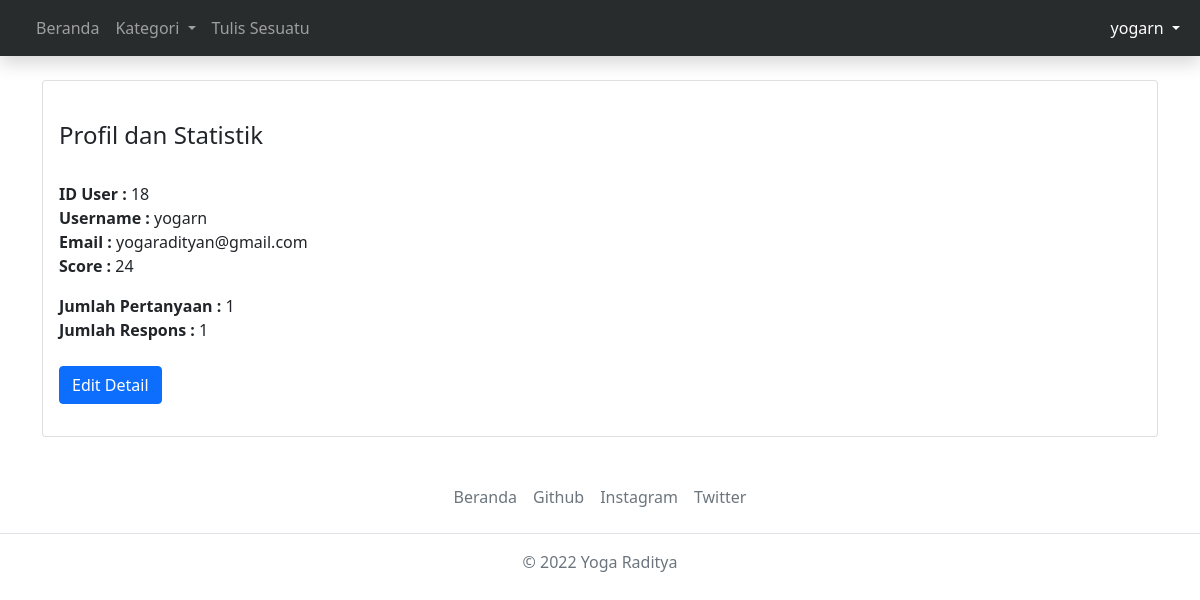
Page /profil.php (signed in) on the earlier database version.
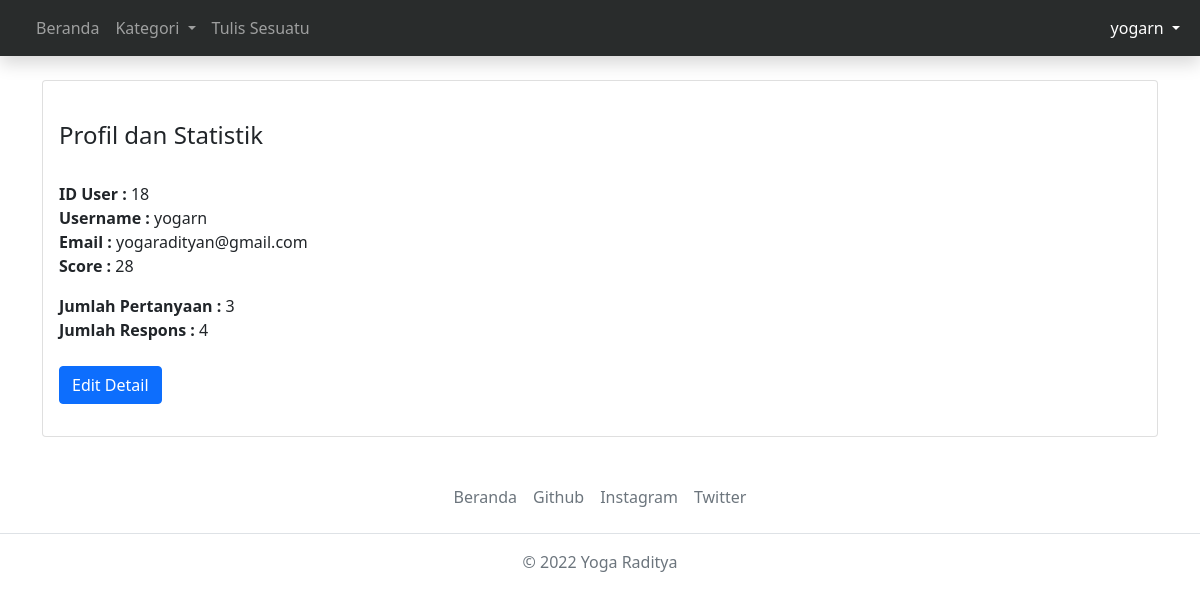
Same page on the later database version.
### tables this page shows
CREATE TABLE `users` (
  `id` int(11) NOT NULL,
  `username` varchar(255) DEFAULT NULL,
  `email` varchar(255) DEFAULT NULL,
  `password` varchar(255) DEFAULT NULL,
  `score` int(11) DEFAULT NULL,
  `admin` tinyint(1) DEFAULT NULL
);

### profil.php (the view, shortened to what this page needs)
<?php
require_once("config.php");
$username_sesi = $_SESSION["user"]["username"];
$sql = mysqli_query($link, "SELECT * FROM `users` WHERE `username`='$username_sesi'");
$row = mysqli_fetch_assoc($sql);
$user_id = $row['id'];
?>
<!DOCTYPE html>
<head>
    <link href="https://cdn.jsdelivr.net/npm/bootstrap@5.0.2/dist/css/bootstrap.min.css" rel="stylesheet">
    <link rel="stylesheet" href="css/style.css">
</head>
<body>
<nav class="navbar navbar-expand-lg navbar-dark shadow fixed-top" style="background-color: #292c2c;">
  <div class="container-fluid">
    <div class="collapse navbar-collapse" id="navbarSupportedContent">
      <ul class="navbar-nav me-auto mb-2 mb-lg-0">
        <li class="nav-item">
          <a class="nav-link" tabindex="-1" aria-disabled="true" href="index.php">Beranda</a>
        </li>
        <ul class="navbar-nav" style="">
           <li class="nav-item dropdown">
        <a class="nav-link dropdown-toggle" href="#" id="navbarDropdownMenuLink" data-bs-toggle="dropdown" aria-haspopup="true" aria-expanded="false">
          Kategori
        </a>
      </li>
    </ul>
        <li class="nav-item">
          <a class="nav-link" href="tulis.php" tabindex="-1" aria-disabled="true">Tulis Sesuatu</a>
        </li>
    </ul>
    <ul class="navbar-nav" style="">
           <li class="nav-item dropdown">
        <a class="nav-link dropdown-toggle active" href="#" id="navbarDropdownMenuLink" aria-current="page" data-bs-toggle="dropdown" aria-haspopup="true" aria-expanded="false">
          <?php echo $username_sesi; ?>
        </a>
      </li>
    </ul>
    </div>
  </div>
</nav>
<div class="container" style="padding-top: 80px;">
        <div class="card">
            <div class="card-body">
            <br>
              <h4>Profil dan Statistik</h4>
              <br>
              <?php
                $sql = mysqli_query($link, "SELECT * FROM `users` WHERE `id` = '$user_id'");
                $row = mysqli_fetch_assoc($sql);
                $id_user = $row['id'];
                $username = $row['username'];
                $email = $row['email'];
                $score = $row['score'];
                echo '<p><b>ID User : </b>'.$id_user.'<br><b>Username : </b>'.$username.'<br><b>Email : </b>'.$email.'<br><b>Score : </b>'.$score.'</p>';
                $data = mysqli_query($link,"SELECT * from `post` WHERE `user_id` = '$user_id'");
                $jumlah_data = mysqli_num_rows($data);
                $data_comments = mysqli_query($link,"SELECT * from `comment_to_post` WHERE `user_id` = '$user_id'");
                $jumlah_comments = mysqli_num_rows($data_comments);
                echo '<p><b>Jumlah Pertanyaan : </b>'.$jumlah_data.'<br><b>Jumlah Respons : </b>'.$jumlah_comments.'<br>';
              ?>
              <br>
              <a href="edit-user.php" class="btn btn-primary">Edit Detail</a>
    </div></div>
</div>
<footer class="py-3 my-4">
    <ul class="nav justify-content-center border-bottom pb-3 mb-3">
      <li class="nav-item"><a href="index.php" class="nav-link px-2 text-muted">Beranda</a></li>
      <li class="nav-item"><a href="https://www.github.com/lycusfelicius" class="nav-link px-2 text-muted">Github</a></li>
      <li class="nav-item"><a href="https://www.instagram.com/yogar.n" class="nav-link px-2 text-muted">Instagram</a></li>
      <li class="nav-item"><a href="https://twitter.com/lycusfelicius" class="nav-link px-2 text-muted">Twitter</a></li>
    </ul>
    <p class="text-center text-muted">© 2022 Yoga Raditya</p>
  </footer>
</body>

Differences in the rows shown:
changed users "yogarn": score "24" → "28"
Other differences:
$jumlah_data: "1" → "3"
$jumlah_comments: "1" → "4"
